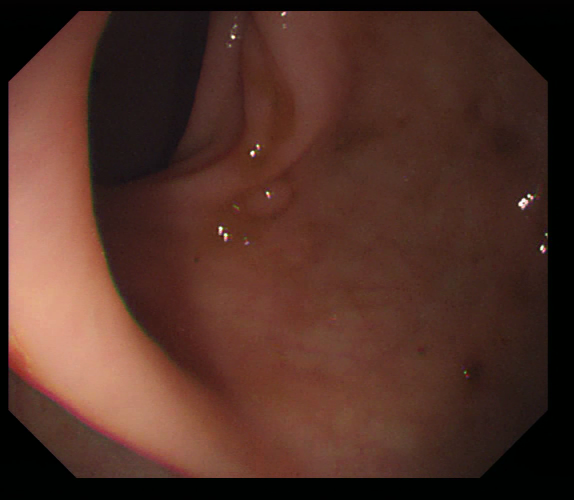
//> input picture testCanny4/testCanny/1.tiff, 574 x 500 px
$ ./testCanny   (built with g++ and OpenCV 4)
//> lines starting //> are read from the running program, lines starting //| are printed output that depends on the picture; after the words box and inside, x2 and y2 are one past the last pixel; in counts of white or black regions, pixels touching at a corner belong together
### testCanny4/testCanny/stdafx.h
// stdafx.h : 标准系统包含文件的包含文件，
// 或是经常使用但不常更改的
// 特定于项目的包含文件
//

#pragma once

#include "targetver.h"

#include <stdio.h>
#include <tchar.h>


// TODO:  在此处引用程序需要的其他头文件
#include <iostream>
#include <opencv2/core.hpp>
#include <opencv2/highgui.hpp>
#include <opencv2/imgproc.hpp>
#include <opencv2/imgcodecs.hpp>


using namespace std;
using namespace cv;

### testCanny4/testCanny/testCanny.cpp
// testCanny.cpp : 定义控制台应用程序的入口点。
//

#include "stdafx.h"

void matrhreshold (Mat &, Mat &, int , int, Mat &);


int main()
{
	Mat matSrc = imread("1.tiff", IMREAD_UNCHANGED);
//> matSrc is the input picture: 500 rows x 574 cols, CV_8UC3; mean B, G, R 39, 48.7, 81.2
	Mat matSrcHSV; //存放HSV图片 H表示色调 S表示饱和度 V表示亮度
//	Mat matSrcgray; //存放灰度图片
	Mat matDst1 = matSrc.clone();
	Mat matSrcMaskL, matSrcMaskH;
	vector<Mat> matSrcsplit;
	Mat matH, matS, matV;
	int ThresholdSL, ThresholdVL, ThresholdSH, ThresholdVH;//S V颜色空间阈值

	if (matSrc.empty())
	{
		exit(-1);
	}


	cvtColor(matSrc, matSrcHSV, COLOR_BGR2HSV); //转化为HSV空间
//> matSrcHSV: 500 rows x 574 cols, CV_8UC3; mean H, S, V 20.3, 146.2, 81.4
// [13 lines of commented-out code are left out]


	split(matSrcHSV,matSrcsplit); //分离颜色通道
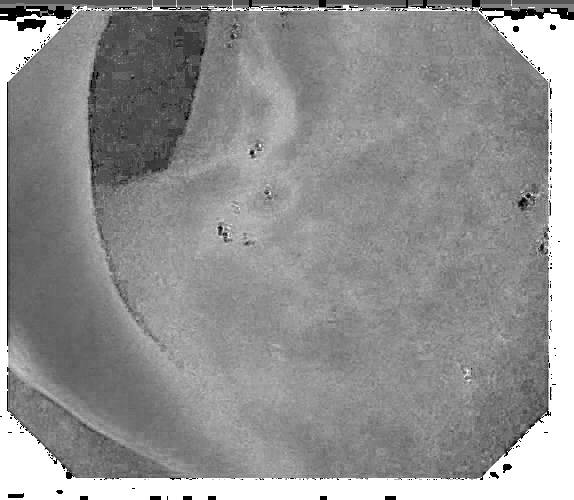
//> matSrcsplit[1]: 500 rows x 574 cols, CV_8UC1; min 0, max 255, mean 146.2
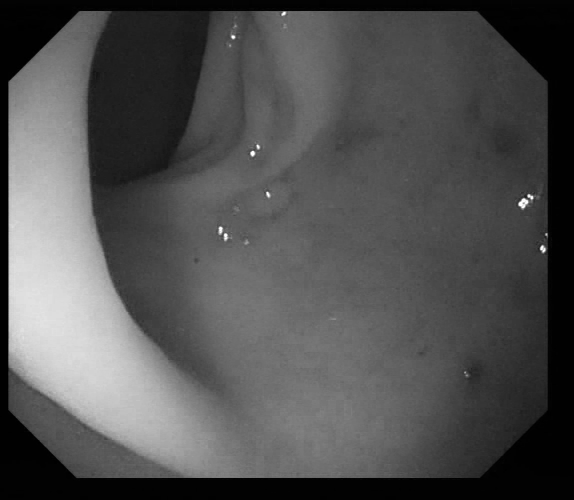
//> matSrcsplit[2]: 500 rows x 574 cols, CV_8UC1; min 0, max 255, mean 81.4

	matH = matSrcsplit.at(0);  //  显示出各层颜色空间的值
	matS = matSrcsplit.at(1);
	matV = matSrcsplit.at(2);


//	matH = matH * 2;
	matS = matS /255 * 100;  //opencv中范围不一致，需要转换一下
	matV = matV /255 * 100;
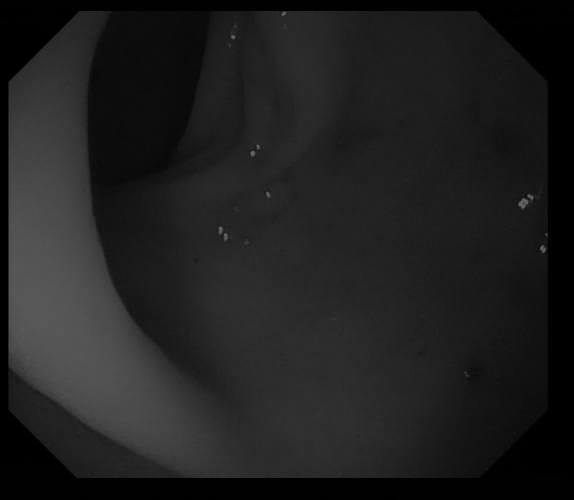
//> matV: 500 rows x 574 cols, CV_8UC1; min 0, max 100, mean 31.9

	ThresholdSL = 25; // 各空间初始化低阈值
	ThresholdVL = 50;

	ThresholdSH = 20; // 各空间初始化高阈值
	ThresholdVH = 78;

	matrhreshold(matS, matV, ThresholdSL, ThresholdVL, matSrcMaskL);
//> in matrhreshold, `threshold(matInputS, matS, ThresholdS, 255, 1);`:
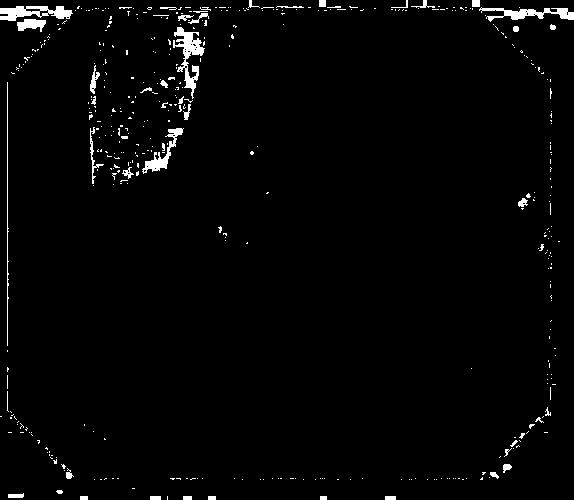
//> matS: 500 rows x 574 cols, CV_8UC1; 2.1% white; 439 white regions (393 under 20 px), largest, box (x1, y1, x2, y2) and area: (173, 27, 205, 99) 790, (0, 6, 73, 21) 647, (479, 7, 574, 22) 605
//> in matrhreshold, `threshold(matInputV, matV, ThresholdV, 255, 0);`: matV: 500 rows x 574 cols, CV_8UC1; 13.7% white; 47 white regions (39 under 20 px), largest, box (x1, y1, x2, y2) and area: (9, 74, 230, 476) 38963, (518, 198, 529, 209) 72, (218, 226, 223, 235) 34
//> in matrhreshold, `dilate(matOutput, matOutput, element);`: matOutput: 500 rows x 574 cols, CV_8UC1; 0.21% white; 12 white regions (4 under 20 px), largest, box (x1, y1, x2, y2) and area: (516, 192, 533, 211) 178, (217, 224, 229, 243) 122, (538, 243, 546, 253) 55

	matrhreshold(matS, matV, ThresholdSH, ThresholdVH, matSrcMaskH);
//> call 2 of matrhreshold, with ThresholdS = 20, ThresholdV = 78
//> in matrhreshold (call 2), `threshold(matInputS, matS, ThresholdS, 255, 1);`:
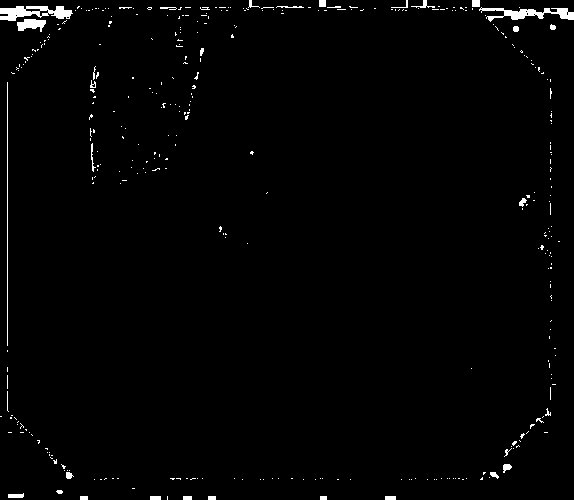
//> matS: 500 rows x 574 cols, CV_8UC1; 1.4% white; 363 white regions (330 under 20 px), largest, box (x1, y1, x2, y2) and area: (0, 6, 73, 21) 647, (479, 7, 574, 22) 605, (7, 82, 8, 346) 264
//> in matrhreshold (call 2), `threshold(matInputV, matV, ThresholdV, 255, 0);`:
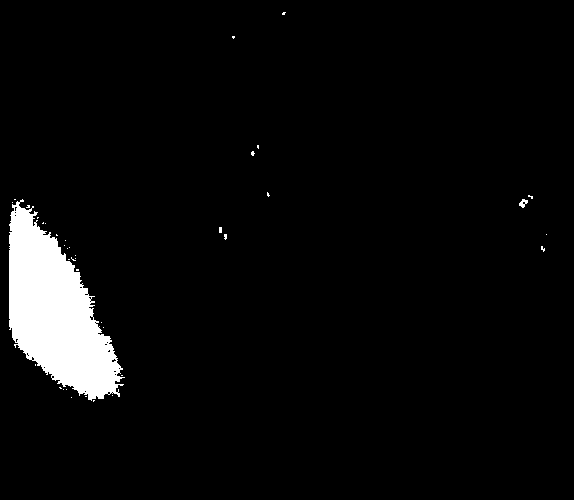
//> matV: 500 rows x 574 cols, CV_8UC1; 4.4% white; 39 white regions (37 under 20 px), largest, box (x1, y1, x2, y2) and area: (9, 199, 125, 401) 12490, (519, 199, 528, 208) 46
//> in matrhreshold (call 2), `dilate(matOutput, matOutput, element);`: matOutput: 500 rows x 574 cols, CV_8UC1; 0.12% white; 7 white regions (1 under 20 px), largest, box (x1, y1, x2, y2) and area: (517, 193, 532, 209) 124, (217, 225, 229, 240) 88, (539, 244, 545, 252) 40, (249, 149, 256, 157) 39, (230, 34, 236, 40) 28, (280, 11, 286, 16) 22


	namedWindow("colne");
	namedWindow("colne2");
	namedWindow("colne3");
//	namedWindow("colne4");
//	namedWindow("colne5");
//	namedWindow("colne6");


	moveWindow("colne", 0, 0);
	moveWindow("colne2", matSrcHSV.cols, 0);
	moveWindow("colne3", matSrcHSV.cols * 2,0);
//	moveWindow("colne4", 0, matSrcHSV.rows);
//	moveWindow("colne5", matSrcHSV.cols, matSrcHSV.rows);
	moveWindow("colne6", matSrcHSV.cols*2, matSrcHSV.rows);


	//cout << dStartTime<< endl;

	imshow("colne",  matSrc);
	imshow("colne2", matSrcHSV);
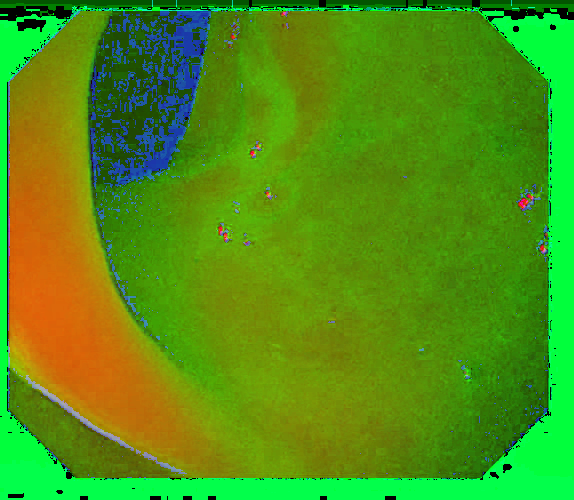
//> window 'colne2': 500 rows x 574 cols, CV_8UC3; mean B, G, R 20.3, 146.2, 81.4
	imshow("colne3", matSrcMaskL);
//	imshow("colne4", matS);
//	imshow("colne5", matV);
	imshow("colne6", matSrcMaskH);


	waitKey(-1);
	/*system("pause");*/
    return 0;
}
//--------------------------------阈值函数----------------------------------

void matrhreshold(  Mat & matInputS, Mat & matInputV ,int ThresholdS, int ThresholdV, Mat & matOutput)
{
	if ((matInputS.empty())&&(matInputV.empty()))
	{
		exit(-1);
	}
	Mat  matS, matV; // 暂时存二值化的图

	threshold(matInputS, matS, ThresholdS, 255, 1); //阈值函数
	threshold(matInputV, matV, ThresholdV, 255, 0);

	matOutput  = 0.5*matS + 0.5*matV;// 选出S空间小V空间大的地方

	threshold(matOutput, matOutput, 160, 255, 0); //将亮点二值化

	Mat element = getStructuringElement(MORPH_ELLIPSE, Size(5, 5)); //放大亮斑点 运用膨胀运算
	dilate(matOutput, matOutput, element);

}
//---------------------------遍历函数---------------------------
void  transfomHSV( Mat src1, Mat & src2)
{
	src2.create(src1.size(), src1.type());

	for (int j = 0; j < src1.rows; j++) {
		uchar* data1 = src1.ptr<uchar>(j);
		uchar* data2 = src2.ptr<uchar>(j);
		for (int i = 0; i < src1.cols; i++) {
			if (data1[i] == 255)
			{
				data2[i - 2] = 255;
				data2[i - 1] = 255;
				data2[i] = 255;
				data2[i + 1] = 255;
				data2[i + 2] = 255;
			}
			else
			{
				data2[i] = data1[i];
			}

		}
	}


}
